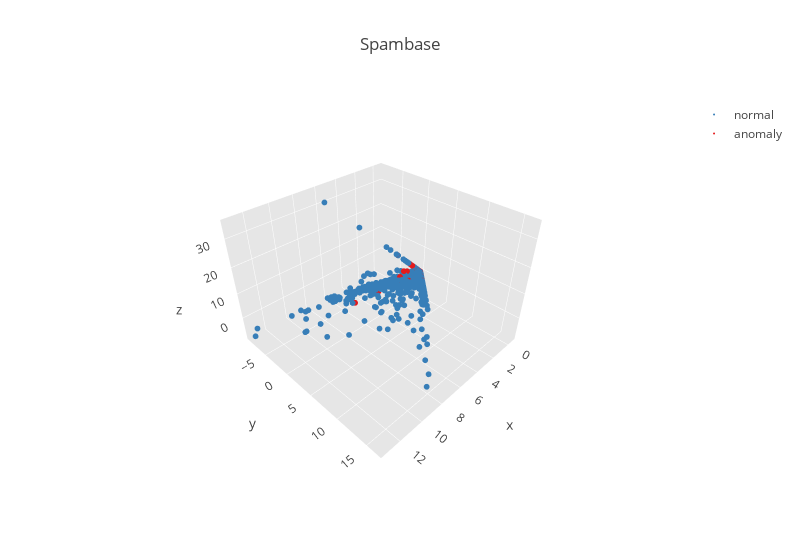

Notebook cell for this chart:
### Code cell
clusKey = 4
#X = X_train.iloc[:, featureNum]
featureNum = feaNumArr[clusKey]

X = currentData.iloc[:, featureNum]
#tempY = y_label[idxT]
    
#print("Cluster ", clusKey)
print(featureNum)
if len(featureNum) > 3:
    print("PCA into 3 dim")
    plotly_PCAproj_xy(X, tempY, colors, layout)
elif len(featureNum) == 3:
    print("3D plot")
    plotly_3D_xy(X, tempY, colors, layout)
elif len(featureNum) == 2:
    plot2D_xy(X, tempY)
else:
    print("In ", clusKey, ", only 1 dimension")

### Figure 1 — Plotly figure (JSON) as saved in the notebook; plotly's stock layout.template omitted (floating-point values rounded to 4 significant figures; data arrays with more than 128 entries replaced by an {"elided": "..."} marker saying what was removed)
{"data": [{"marker": {"color": "rgb(55,126,184)", "line": {"width": 0}, "size": 2}, "mode": "markers", "name": "normal", "type": "scatter3d", "x": {"elided": "2788 float values"}, "y": {"elided": "2788 float values"}, "z": {"elided": "2788 float values"}}, {"marker": {"color": "rgb(228,26,28)", "line": {"width": 0}, "size": 2}, "mode": "markers", "name": "anomaly", "type": "scatter3d", "x": {"elided": "1813 float values"}, "y": {"elided": "1813 float values"}, "z": {"elided": "1813 float values"}}], "layout": {"autosize": false, "height": 550, "scene": {"aspectratio": {"x": 1, "y": 1, "z": 0.7}, "xaxis": {"backgroundcolor": "rgb(230, 230,230)", "gridcolor": "rgb(255, 255, 255)", "showbackground": true, "zerolinecolor": "rgb(255, 255, 255)"}, "yaxis": {"backgroundcolor": "rgb(230, 230,230)", "gridcolor": "rgb(255, 255, 255)", "showbackground": true, "zerolinecolor": "rgb(255, 255, 255)"}, "zaxis": {"backgroundcolor": "rgb(230, 230,230)", "gridcolor": "rgb(255, 255, 255)", "showbackground": true, "zerolinecolor": "rgb(255, 255, 255)"}}, "title": "Spambase", "width": 800}}
